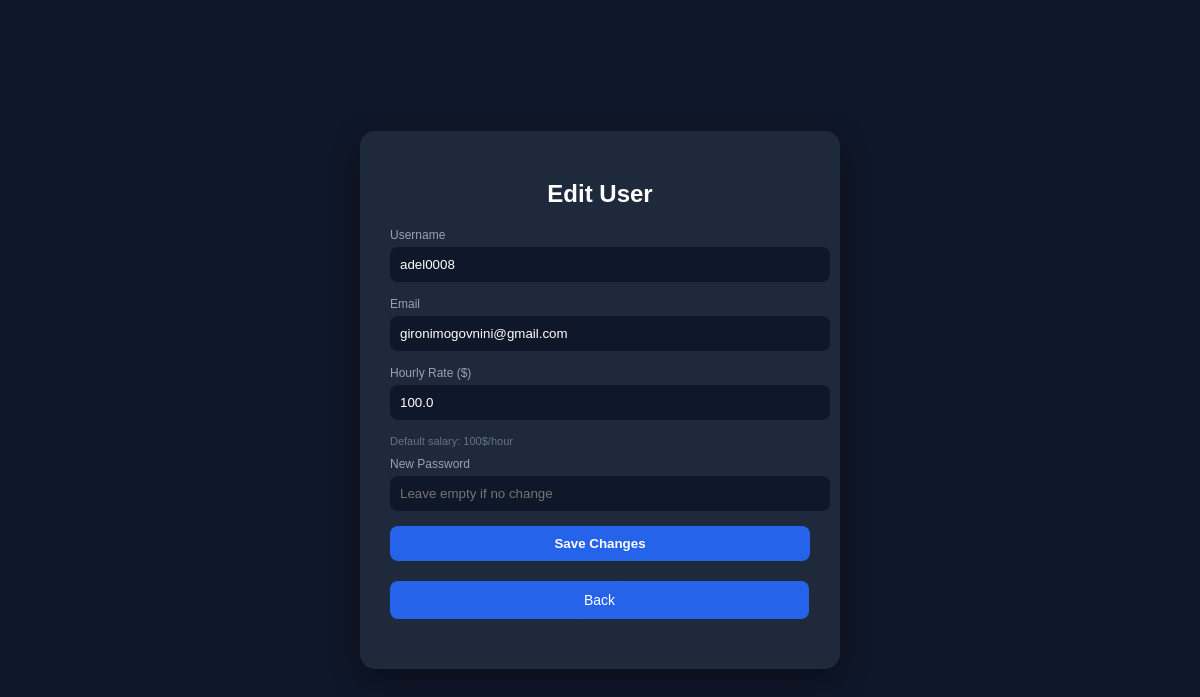
The app's page /edit_user/1 (signed in), older data.
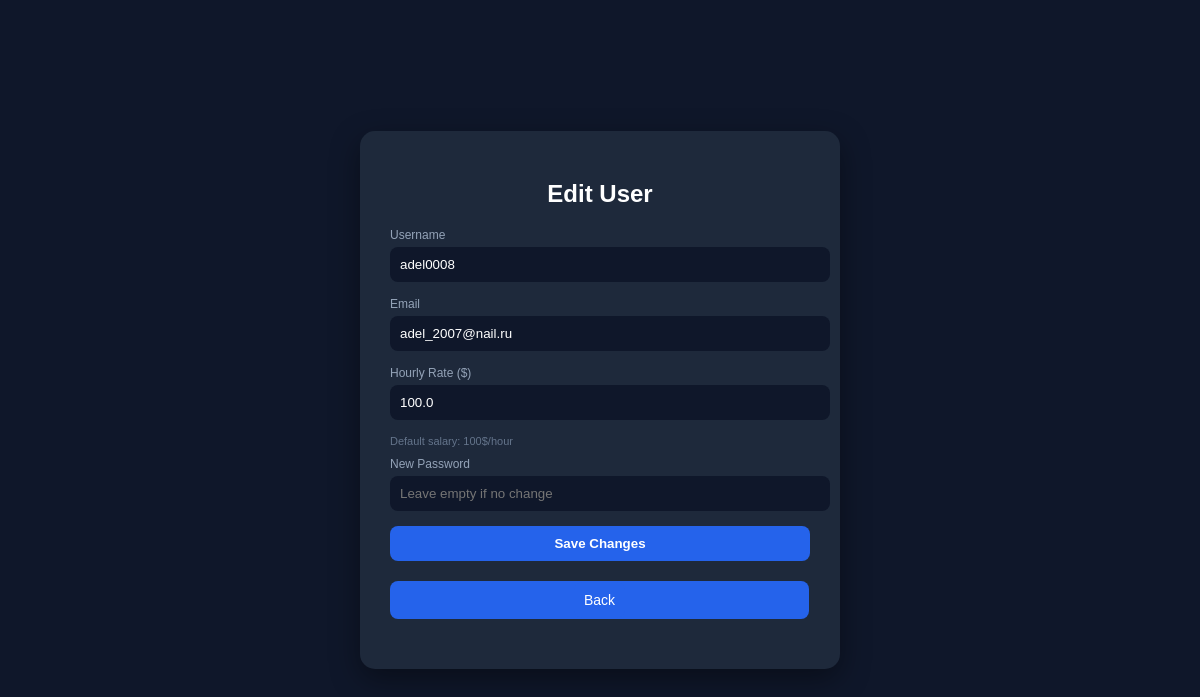
The same page, newer data.
### main/models.py (models this page shows)
class User(AbstractUser):
    email = models.EmailField(unique=True)
    position = models.CharField(max_length=100, blank=True, null=True)
    is_employee = models.BooleanField(default=True)
    hourly_rate = models.FloatField(default=100)

### main/views.py (the view, shortened to what this page needs)
# urls.py: path("edit_user/<int:user_id>", views.edit_user, name="edit_user"),
@login_required
def edit_user(request, user_id):
    if not request.user.is_staff:
        return redirect("/profile/")
    user = get_object_or_404(User, id=user_id)
    return render(request, "main/edit_user.html", {"user": user})

### main/templates/main/edit_user.html (shortened to what this page needs)
<!DOCTYPE html>
<html lang="en">
<head>
</head>
<body>
<div class="container">
    <div class="card">
        <h2>Edit User</h2>
        <form method="POST">
            <div class="label">Username</div>
            <input name="username" value="{{ user.username }}">
            <div class="label">Email</div>
            <input name="email" value="{{ user.email }}">
            <div class="label">Hourly Rate ($)</div>
            <input name="hourly_rate" value="{{ user.hourly_rate|default:100 }}">
            <div class="hint">
                Default salary: 100$/hour
            </div>
            <div class="label">New Password</div>
            <input type="password" name="password" placeholder="Leave empty if no change">
            <button type="submit">Save Changes</button>
            <tr>
                <div class="bk">
                    <a class="btn secondary right" href="{% url 'admin' %}">
                        Back
                    </a>
                </div>
            </tr>
        </form>
    </div>
</div>
</body>
</html>

### main/templates/main/edit_user.html (style rules this page uses)
body { margin: 0; font-family: Arial; background: #0f172a; color: white; }
.container { display: flex; justify-content: center; align-items: center; height: 100vh; }
.card { background: #1e293b; padding: 30px; border-radius: 15px; width: 420px; box-shadow: 0 10px 30px rgba(0,0,0,0.4); }
h2 { margin-bottom: 20px; text-align: center; }
.label { font-size: 12px; color: #94a3b8; margin-bottom: 5px; }
input { width: 100%; padding: 10px; margin-bottom: 15px; border-radius: 8px; border: none; background: #0f172a; color: white; outline: none; }
button { width: 100%; padding: 10px; border: none; border-radius: 8px; background: #2563eb; color: white; cursor: pointer; font-weight: bold; }
.hint { font-size: 11px; color: #64748b; margin-bottom: 10px; }
.bk { margin: 20px 0; width: 95%; padding: 10px; background: #2563eb; border: none; color: white; border-radius: 8px; text-align: center; }
a { width: 100%; padding: 10px; background: #2563eb; border: none; color: white; border-radius: 8px; text-decoration: none; font-size: 14px; }

Row changes from the older to the newer data that the page shows:
changed User "adel0008": email "gironimogovnini@gmail.com" → "adel_2007@nail.ru"
